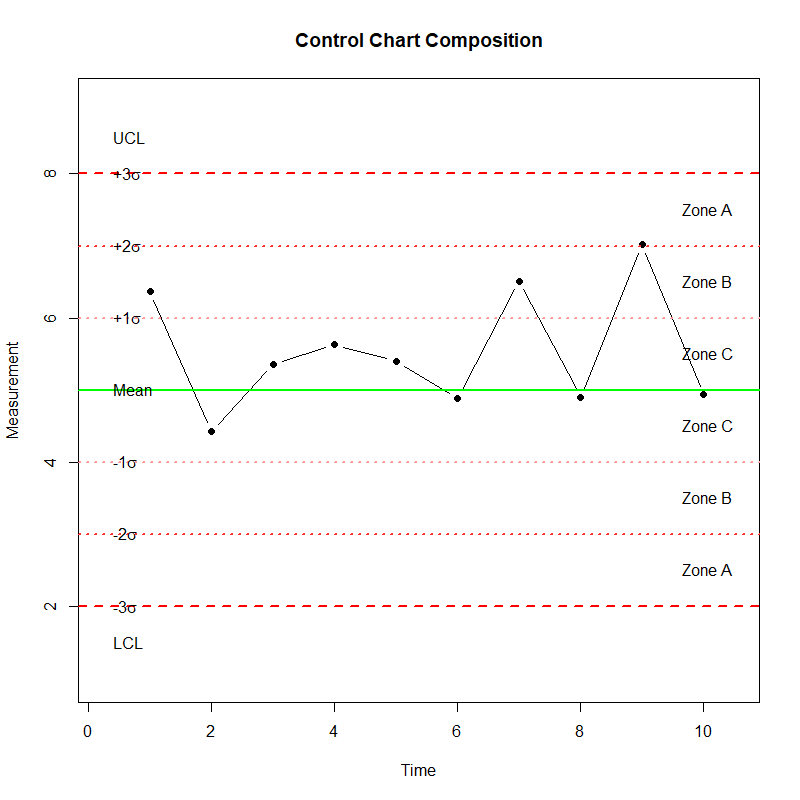

Write R code to recreate this figure.
### CONTROL CHART COMPOSITION ###

# Set seed
set.seed(42)

# Set number of points
N <- 10

# Set measures mean
mean <- 5

# Set measures standrd deviation
sd <- 1

# Create random points
measures = rnorm(N, mean = mean, sd = sd)

# Build control chart
plot(measures,
     pch = 16,
     type = "b",
     xlim = c(0.25, N + 0.5),
     ylim = c(mean - (3*sd) - 1, mean + (3*sd) + 1),
     xlab = "Time",
     ylab = "Measurement",
     main = "Control Chart Composition")

# Add control limits
abline(h = mean, lwd = 2, col = "green")
abline(h = mean + (1*sd), lwd = 2, col = "#ff9999", lty = 3)
abline(h = mean + (2*sd), lwd = 2, col = "#ff3232", lty = 3)
abline(h = mean + (3*sd), lwd = 2, col = "red", lty = 2)
abline(h = mean - (1*sd), lwd = 2, col = "#ff9999", lty = 3)
abline(h = mean - (2*sd), lwd = 2, col = "#ff3232", lty = 3)
abline(h = mean - (3*sd), lwd = 2, col = "red", lty = 2)

# Add text
text(0.25, mean, "Mean", pos=4)
text(0.25, mean + (1*sd), (expression(paste("+1", sigma))), pos=4)
text(0.25, mean + (2*sd), (expression(paste("+2", sigma))), pos=4)
text(0.25, mean + (3*sd), (expression(paste("+3", sigma))), pos=4)
text(0.25, mean - (1*sd), (expression(paste("-1", sigma))), pos=4)
text(0.25, mean - (2*sd), (expression(paste("-2", sigma))), pos=4)
text(0.25, mean - (3*sd), (expression(paste("-3", sigma))), pos=4)
text(0.25, mean - (3*sd) - 0.5, "LCL", pos=4)
text(0.25, mean + (3*sd) + 0.5, "UCL", pos=4)
text(9.5, mean + (sd/2), "Zone C", pos=4)
text(9.5, mean + (1*sd) + (sd/2), "Zone B", pos=4)
text(9.5, mean + (2*sd) + (sd/2), "Zone A", pos=4)
text(9.5, mean - (sd/2), "Zone C", pos=4)
text(9.5, mean - (1*sd) - (sd/2), "Zone B", pos=4)
text(9.5, mean - (2*sd) - (sd/2), "Zone A", pos=4)
